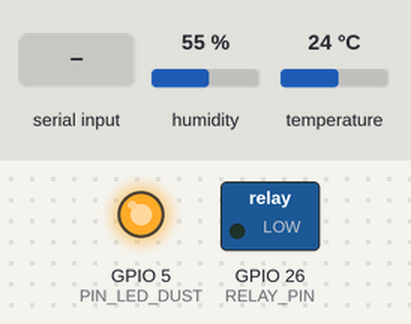
Simulated run of this sketch. Board: ESP32. Shown: switched loads named in the sketch (green lamp = pin HIGH), output pins drawn as LEDs (lit = HIGH). The inputs (shaded band) are chosen by the test bench; at power-on: humidity 55 %, temperature 24 °C. WiFi joins after 1.5 s; servers stay silent unless stated; uploads are accepted with an empty reply; what the sketch prints to the serial monitor is not drawn.

Above: at 3.8 s.
3.9 s: "FAN:ON\n" received over Serial
At 5.1 s:
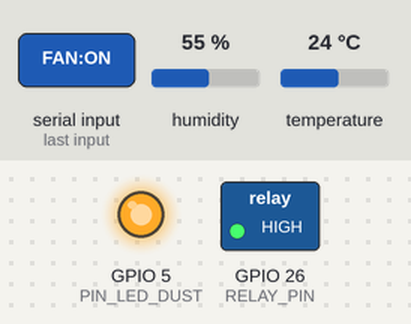
5.4 s: "FAN:OFF\n" received over Serial
At 6.4 s:
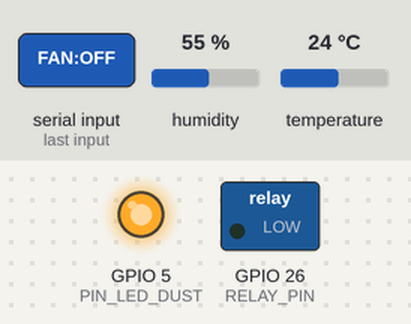
Timing chart, 0 to 8.4 s (numbered marks = the images above; inputs shaded):
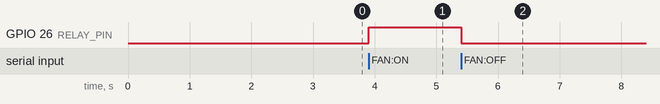

The sketch:

esp32_sensor_sender.ino
```cpp
/*
 * =====================================================================
 * VỊ TRÍ FILE: code/esp32_sensor_sender/esp32_sensor_sender.ino
 * CHỨC NĂNG : THU THẬP CẢM BIẾN & ĐẶT QUẠT DƯỚI QUYỀN ĐIỀU KHIỂN CỦA AI
 * =====================================================================
 * Nguyên lý đảm bảo bật/tắt quạt chính xác tuyệt đối:
 * 1. Đã xóa bỏ lệnh digitalWrite(RELAY_PIN, LOW) gây ép tắt quạt mỗi 15s.
 * 2. Tách 2 luồng thời gian thực bằng millis() (Non-blocking):
 *    - Mỗi 3 giây : Gọi HTTPS lên AI Server 2 lấy lệnh đóng/ngắt Relay (GPIO 26).
 *    - Mỗi 15 giây: Đọc DHT11, MQ135, Sharp GP2Y1010AU0F -> Xuất USB Serial CSV
 *                   (tương thích 100% với lay_data.py) và đẩy lên Server.
 * 3. Hỗ trợ nhận lệnh điều khiển quạt qua cả 3 kênh:
 *    - Kênh 1 (Chính): Trực tiếp từ Cloud AI Server 2 (/api/v1/esp32/command).
 *    - Kênh 2 (Phụ)  : Phản hồi từ máy chủ nội bộ (igf_server.py).
 *    - Kênh 3 (USB)  : Nhận chuỗi "FAN:ON" / "FAN:OFF" qua cáp USB Serial.
 * =====================================================================
 */

#include <WiFi.h>
#include <HTTPClient.h>
#include <WiFiClientSecure.h>
#include "DHT.h"

// --- 1. CẤU HÌNH WI-FI & ĐƯỜNG DẪN CLOUD RENDER ---
const char* ssid = "Trung Tin";
const char* password = "15032010";

// Máy chủ Flask nội bộ của bạn cùng nhóm (giữ nguyên để tương thích luồng cũ)
const char* localServerName = "http://172.17.44.111:8080/data";

// [CẬP NHẬT 2 ĐƯỜNG DẪN RENDER CỦA BẠN VÀO ĐÂY]
const char* cloudIngestUrl = "https://server-1-2e5x.onrender.com/";
const char* cloudAiFanUrl  = "https://server-2-tai8.onrender.com/";

// --- 2. KHAI BÁO CHÂN PHẦN CỨNG ---
#define PIN_GAS_ANALOG   34  // Cảm biến khí MQ135
#define PIN_DUST_ANALOG  35  // Dây ĐEN cảm biến bụi Sharp
#define PIN_LED_DUST     5   // Dây TRẮNG điều khiển xung LED hồng ngoại Sharp
#define RELAY_PIN        26  // Chân GPIO 26 đóng/ngắt Relay quạt 5V

#define DHTPIN 4             // Chân cảm biến nhiệt ẩm DHT11
#define DHTTYPE DHT11

DHT dht(DHTPIN, DHTTYPE);

// --- 3. BIẾN QUẢN LÝ NHỊP THỜI GIAN & TRẠNG THÁI QUẠT AI ---
unsigned long lastSensorMillis = 0;
const unsigned long SENSOR_INTERVAL = 15000;   // 15 giây đọc và gửi dữ liệu 1 lần

unsigned long lastFanCheckMillis = 0;
const unsigned long FAN_CHECK_INTERVAL = 3000; // 3 giây kiểm tra lệnh AI 1 lần

bool aiFanState = false;                       // false = TẮT (LOW), true = BẬT (HIGH)
int consecutiveNetworkFailures = 0;            // Đếm lỗi mạng để bảo vệ an toàn

// Hàm duy nhất có quyền thay đổi trạng thái vật lý của chân RELAY_PIN (GPIO 26)
void thucThiLenhQuatAI(bool batQuat) {
  if (aiFanState != batQuat) {
    aiFanState = batQuat;
    digitalWrite(RELAY_PIN, aiFanState ? HIGH : LOW);
  } else {
    // Luôn củng cố mức điện áp chân GPIO 26 đúng với trạng thái AI hiện hành
    digitalWrite(RELAY_PIN, aiFanState ? HIGH : LOW);
  }
}

// Kênh dự phòng: Nhận lệnh từ cổng USB Serial (không làm ảnh hưởng luồng CSV)
void kiemTraLenhQuatQuaCapUSB() {
  if (Serial.available() > 0) {
    String usbCmd = Serial.readStringUntil('\n');
    usbCmd.trim();
    if (usbCmd.indexOf("FAN:ON") >= 0) {
      thucThiLenhQuatAI(true);
    } else if (usbCmd.indexOf("FAN:OFF") >= 0) {
      thucThiLenhQuatAI(false);
    }
  }
}

// Kênh chính: Hỏi lệnh điều khiển trực tiếp từ AI Server 2 trên Render mỗi 3 giây
void dongBoLenhQuatTuAICloud() {
  if (WiFi.status() != WL_CONNECTED) {
    return;
  }

  WiFiClientSecure client;
  client.setInsecure(); // Cho phép kết nối HTTPS tới Render không cần nạp CA cert
  HTTPClient https;
  https.setTimeout(2500);

  if (https.begin(client, cloudAiFanUrl)) {
    int httpCode = https.GET();
    if (httpCode == 200) {
      consecutiveNetworkFailures = 0;
      String payload = https.getString();

      // Phân tích chính xác trường "fan_command" hoặc "relay_gpio_level" từ Server 2
      if (payload.indexOf("\"fan_command\":\"ON\"") >= 0 ||
          payload.indexOf("\"fan_command\": \"ON\"") >= 0 ||
          payload.indexOf("\"relay_gpio_level\":1") >= 0 ||
          payload.indexOf("\"relay_gpio_level\": 1") >= 0) {
        thucThiLenhQuatAI(true);
      } else if (payload.indexOf("\"fan_command\":\"OFF\"") >= 0 ||
                 payload.indexOf("\"fan_command\": \"OFF\"") >= 0 ||
                 payload.indexOf("\"relay_gpio_level\":0") >= 0 ||
                 payload.indexOf("\"relay_gpio_level\": 0") >= 0) {
        thucThiLenhQuatAI(false);
      }
    } else {
      consecutiveNetworkFailures++;
    }
    https.end();
  }
}

void docVaGuiDuLieuCamBien() {
  // 1. Đọc nhiệt độ, độ ẩm và khí gas
  float nhietDo = dht.readTemperature();
  float doAm = dht.readHumidity();
  int gasRaw = analogRead(PIN_GAS_ANALOG);

  // Kiểm tra trường hợp DHT11 đọc lỗi NaN thì gán giá trị an toàn mặc định
  if (isnan(nhietDo)) nhietDo = 28.0;
  if (isnan(doAm)) doAm = 60.0;

  // 2. Chu trình xung chuẩn xác 10ms của cảm biến bụi Sharp GP2Y1010AU0F
  digitalWrite(PIN_LED_DUST, LOW);
  delayMicroseconds(280);
  int dustRaw = analogRead(PIN_DUST_ANALOG);
  delayMicroseconds(40);
  digitalWrite(PIN_LED_DUST, HIGH);
  delayMicroseconds(9680);

  // 3. GIỮ NGUYÊN TRẠNG THÁI QUẠT CỦA AI (Tuyệt đối không ghi đè LOW như bản cũ)
  digitalWrite(RELAY_PIN, aiFanState ? HIGH : LOW);

  // 4. Xuất đúng 4 cột CSV qua cổng USB Serial cho script lay_data.py
  Serial.print(nhietDo, 1);
  Serial.print(",");
  Serial.print(doAm, 1);
  Serial.print(",");
  Serial.print(gasRaw);
  Serial.print(",");
  Serial.println(dustRaw);

  // 5. Đẩy dữ liệu qua Wi-Fi
  if (WiFi.status() == WL_CONNECTED) {
    String formData = "temp=" + String(nhietDo, 1) +
                      "&hum=" + String(doAm, 1) +
                      "&gas=" + String(gasRaw) +
                      "&dust=" + String(dustRaw);

    // 5a. Gửi về máy cục bộ (igf_server.py) nếu đang mở
    HTTPClient httpLocal;
    httpLocal.setTimeout(1200);
    if (httpLocal.begin(localServerName)) {
      httpLocal.addHeader("Content-Type", "application/x-www-form-urlencoded");
      int localCode = httpLocal.POST(formData);
      if (localCode > 0) {
        String localResp = httpLocal.getString();
        if (localResp.indexOf("FAN:ON") >= 0) thucThiLenhQuatAI(true);
        else if (localResp.indexOf("FAN:OFF") >= 0) thucThiLenhQuatAI(false);
      }
      httpLocal.end();
    }

    // 5b. Đẩy thẳng lên Render Server 1 để làm sạch và kích hoạt AI tức thì
    WiFiClientSecure client;
    client.setInsecure();
    HTTPClient httpsCloud;
    httpsCloud.setTimeout(2500);
    if (httpsCloud.begin(client, cloudIngestUrl)) {
      httpsCloud.addHeader("Content-Type", "application/x-www-form-urlencoded");
      httpsCloud.POST(formData);
      httpsCloud.end();
    }
  }
}

void setup() {
  Serial.begin(115200);
  delay(500);
  dht.begin();

  pinMode(PIN_GAS_ANALOG, INPUT);
  pinMode(PIN_DUST_ANALOG, INPUT);
  pinMode(PIN_LED_DUST, OUTPUT);
  digitalWrite(PIN_LED_DUST, HIGH);

  pinMode(RELAY_PIN, OUTPUT);
  thucThiLenhQuatAI(false); // Khởi động ở trạng thái tắt an toàn

  WiFi.mode(WIFI_STA);
  WiFi.begin(ssid, password);
  int retry = 0;
  while (WiFi.status() != WL_CONNECTED && retry < 10) {
    delay(500);
    retry++;
  }

  // Lấy lệnh quạt từ AI ngay khi khởi động xong và gửi mẫu dữ liệu đầu tiên
  dongBoLenhQuatTuAICloud();
  docVaGuiDuLieuCamBien();

  lastSensorMillis = millis();
  lastFanCheckMillis = millis();
}

void loop() {
  unsigned long currentMillis = millis();

  // 1. Kiểm tra lệnh điều khiển qua cáp USB ở mọi vòng lặp
  kiemTraLenhQuatQuaCapUSB();

  // 2. Mỗi 3 giây: Tự động kết nối Wi-Fi lại nếu rớt mạng và hỏi lệnh quạt từ AI
  if (currentMillis - lastFanCheckMillis >= FAN_CHECK_INTERVAL) {
    lastFanCheckMillis = currentMillis;
    if (WiFi.status() != WL_CONNECTED) {
      WiFi.reconnect();
    } else {
      dongBoLenhQuatTuAICloud();
    }
  }

  // 3. Mỗi 15 giây: Đọc cảm biến và đẩy dữ liệu lên Server
  if (currentMillis - lastSensorMillis >= SENSOR_INTERVAL) {
    lastSensorMillis = currentMillis;
    docVaGuiDuLieuCamBien();
  }
}
```

Measured:
- after the input at 3.9 s, GPIO 26 (RELAY_PIN): LOW → HIGH at once
- after the input at 5.4 s, GPIO 26 (RELAY_PIN): HIGH → LOW at once
